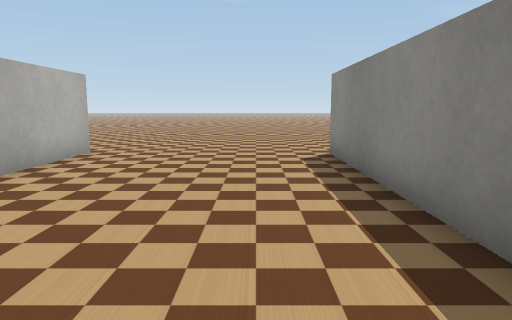
view 1 (above)

16 first-person views from a walk through a Webots world. The camera is 0.57 m above the floor, tilts 8° down and sees 70° across. The floor is counted in squares, 0.5 m on a side. Each view is taken from the middle of a square. On the plan, view 1 faces up. The plan holds only what a view shows up to about 14 squares ahead; the rest is blank. The place goes on beyond the plan. Robots are left out. Simple shapes and patterns stand in for the simulator's stock objects.

view 2
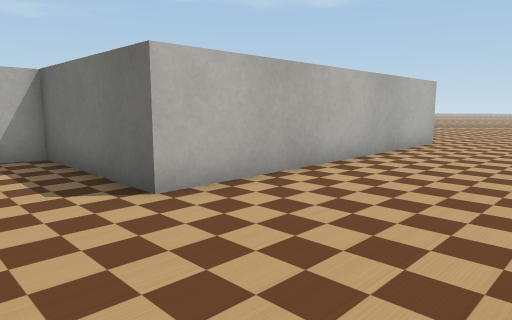

view 3
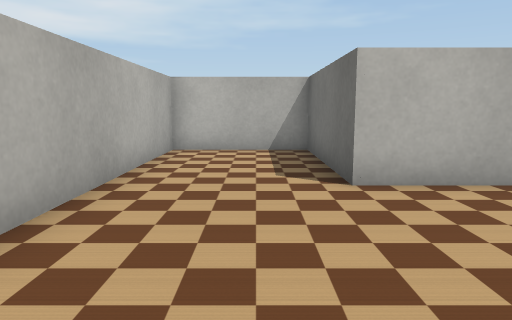

view 4
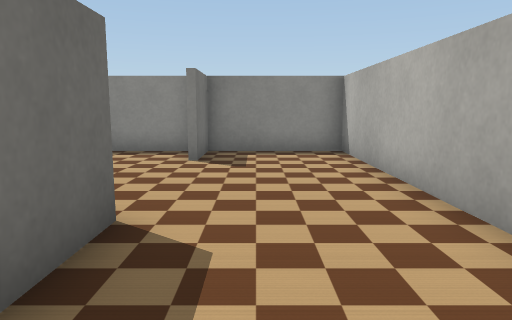

view 5
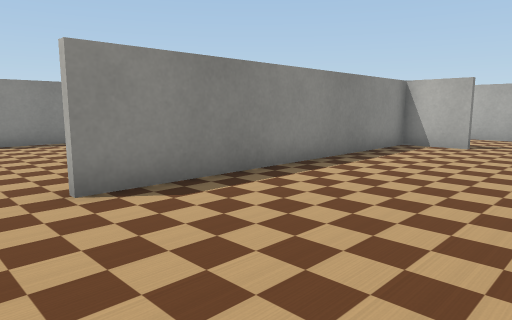

view 6
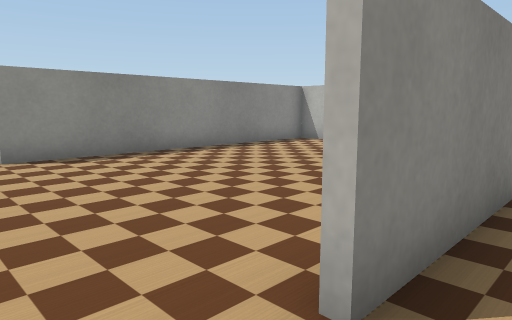

view 7
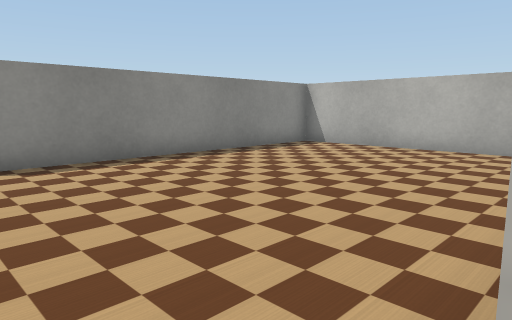

view 8
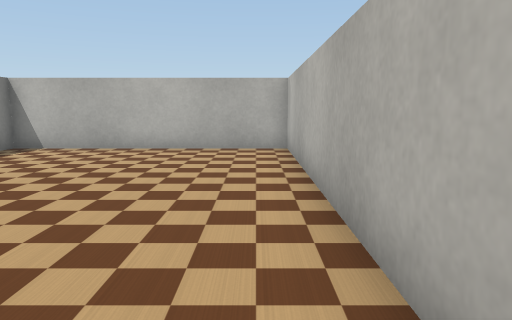

view 9
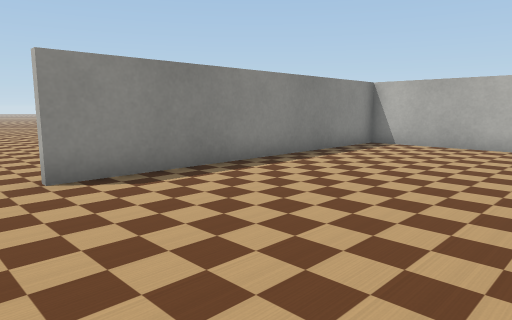

view 10
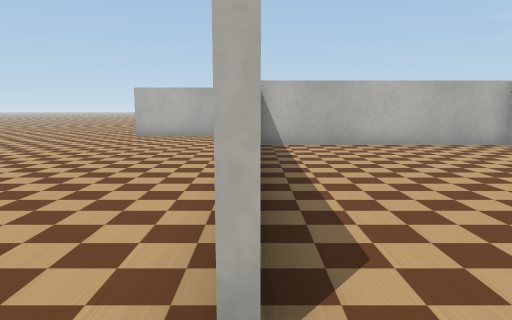

view 11
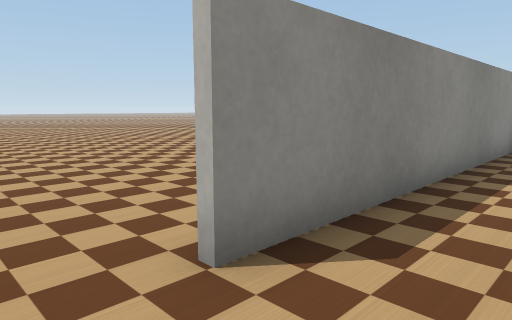

view 12
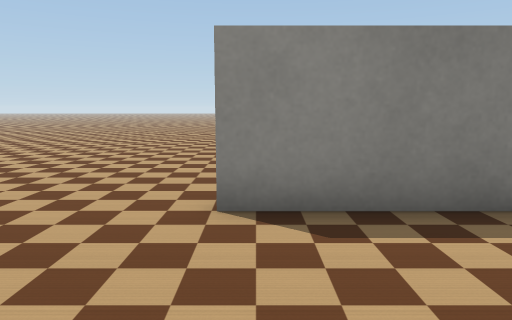

view 13
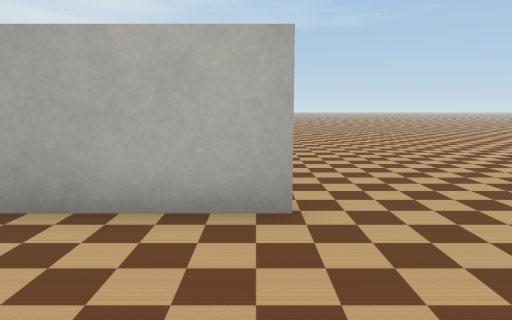

view 14
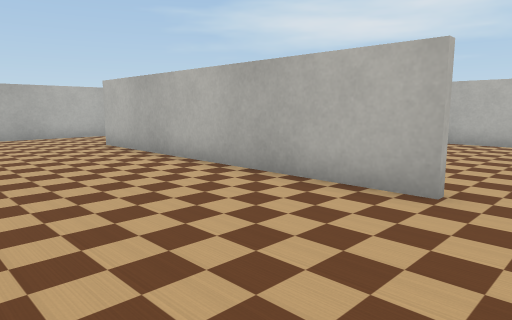

view 15
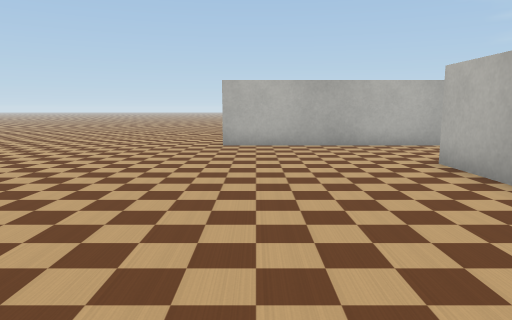

view 16
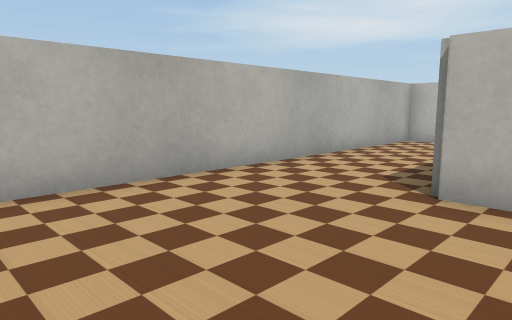

### Floor plan
Points are (right, up) in squares from view 1. A wall is a line through its corners. A room is listed if a view was taken in it or the views show most of it. See-through windows are left out.
Room 1 (views 1, 2, 3, 4, 5, 6, 7)
walls: (0, -0.5) (2, -0.5); (1.9, -0.5) (1.9, 9.5); (2.1, -0.6) (0, -0.6); (-4.4, 9.6) (-4.4, -0.6) (-9.2, -0.6) (-9.2, -4.3) (2, -4.3); (1.9, -4.4) (1.9, -0.6)
ways out: opening at (2, 10.5) to room 2; opening at (-4, 10.5)
Room 2 (views 8, 9, 10, 11, 12, 13)
walls: (2.1, 9.5) (2.1, -0.6); (2, -0.5) (10, -0.5) (10, 9.5)
ways out: opening at (2, 10.5) to room 1; opening at (10, 10.5) to room 3
Room 3 (views 14, 15, 16)
walls: (10.2, 9.5) (10.2, -0.7); (2.1, -3.4) (2.1, -4.4); (2, -4.3) (15.1, -4.3)
ways out: opening at (10, 10.5) to room 2; gap at (15, -4)

Positions as (right, up) in squares from view 1, and headings:
1: (0, 0), facing up
2: (0, -3), facing up-left
3: (1, -2), facing left
4: (-8, -2), facing right
5: (-3, 11), facing down-right
6: (1, 11), facing down-right
7: (2, 10), facing down-right
8: (3, 10), facing down
9: (4, 11), facing down-right
10: (10, 11), facing down
11: (8, 11), facing down-right
12: (6, 9), facing right
13: (6, 9), facing left
14: (15, 11), facing down-left
15: (14, 7), facing down
16: (15, 1), facing down-left
